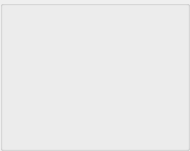
       <widget class="QGroupBox" name="groupBox8">
        <property name="minimumSize">
         <size>
          <width>190</width>
          <height>151</height>
         </size>
        </property>
        <property name="maximumSize">
         <size>
          <width>190</width>
          <height>142</height>
         </size>
        </property>
        <property name="title">
         <string/>
        </property>
        <widget class="MyNameLabel" name="label_PlayerName8">
         <property name="geometry">
          <rect>
           <x>70</x>
           <y>117</y>
           <width>104</width>
           <height>14</height>
          </rect>
         </property>
         <property name="minimumSize">
          <size>
           <width>0</width>
           <height>14</height>
          </size>
         </property>
         <property name="maximumSize">
          <size>
           <width>16777215</width>
           <height>14</height>
          </size>
         </property>
         <property name="alignment">
          <set>Qt::AlignLeading|Qt::AlignLeft|Qt::AlignTop</set>
         </property>
         <property name="openExternalLinks">
          <bool>true</bool>
         </property>
        </widget>
        <widget class="MySetLabel" name="textLabel_Set8">
         <property name="geometry">
          <rect>
           <x>70</x>
           <y>10</y>
           <width>104</width>
           <height>14</height>
          </rect>
         </property>
         <property name="minimumSize">
          <size>
           <width>0</width>
           <height>14</height>
          </size>
         </property>
         <property name="maximumSize">
          <size>
           <width>16777215</width>
           <height>14</height>
          </size>
         </property>
         <property name="alignment">
          <set>Qt::AlignBottom|Qt::AlignHCenter</set>
         </property>
        </widget>
        <widget class="MyCashLabel" name="textLabel_Cash8">
         <property name="geometry">
          <rect>
           <x>70</x>
           <y>104</y>
           <width>104</width>
           <height>12</height>
          </rect>
         </property>
         <property name="minimumSize">
          <size>
           <width>35</width>
           <height>12</height>
          </size>
         </property>
         <property name="maximumSize">
          <size>
           <width>16777215</width>
           <height>12</height>
          </size>
         </property>
        </widget>
        <widget class="QLabel" name="textLabel_Button8">
         <property name="geometry">
          <rect>
           <x>18</x>
           <y>16</y>
           <width>40</width>
           <height>42</height>
          </rect>
         </property>
         <property name="minimumSize">
          <size>
           <width>40</width>
           <height>42</height>
          </size>
         </property>
         <property name="maximumSize">
          <size>
           <width>40</width>
           <height>42</height>
          </size>
         </property>
         <property name="text">
          <string/>
         </property>
         <property name="scaledContents">
          <bool>true</bool>
         </property>
        </widget>
        <widget class="MyCardsPixmapLabel" name="pixmapLabel_card8a">
         <property name="geometry">
          <rect>
           <x>86</x>
           <y>26</y>
           <width>48</width>
           <height>76</height>
          </rect>
         </property>
         <property name="scaledContents">
          <bool>true</bool>
         </property>
        </widget>
        <widget class="MyCardsPixmapLabel" name="pixmapLabel_card8b">
         <property name="geometry">
          <rect>
           <x>110</x>
           <y>26</y>
           <width>48</width>
           <height>76</height>
          </rect>
         </property>
         <property name="scaledContents">
          <bool>true</bool>
         </property>
        </widget>
        <widget class="MyStatusLabel" name="textLabel_Status8">
         <property name="geometry">
          <rect>
           <x>67</x>
           <y>43</y>
           <width>111</width>
           <height>40</height>
          </rect>
         </property>
         <property name="minimumSize">
          <size>
           <width>0</width>
           <height>20</height>
          </size>
         </property>
         <property name="text">
          <string/>
         </property>
         <property name="alignment">
          <set>Qt::AlignCenter</set>
         </property>
        </widget>
        <widget class="QLabel" name="label_playerTip8">
         <property name="geometry">
          <rect>
           <x>0</x>
           <y>10</y>
           <width>181</width>
           <height>141</height>
          </rect>
         </property>
         <property name="sizePolicy">
          <sizepolicy hsizetype="Expanding" vsizetype="Expanding">
           <horstretch>0</horstretch>
           <verstretch>0</verstretch>
          </sizepolicy>
         </property>
         <property name="minimumSize">
          <size>
           <width>181</width>
           <height>141</height>
          </size>
         </property>
         <property name="text">
          <string notr="true"/>
         </property>
        </widget>
       </widget>
